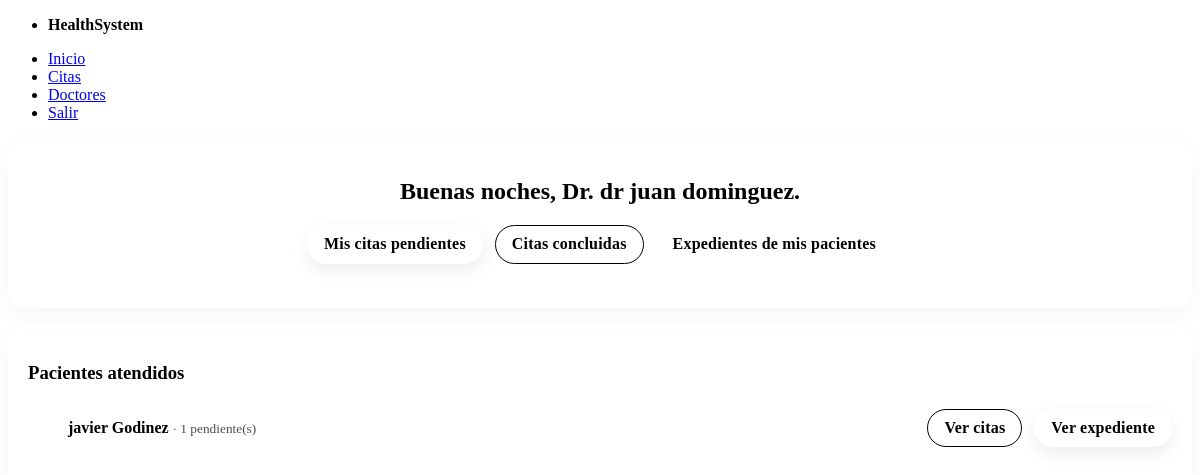
Before: / (signed in) with the older database file.
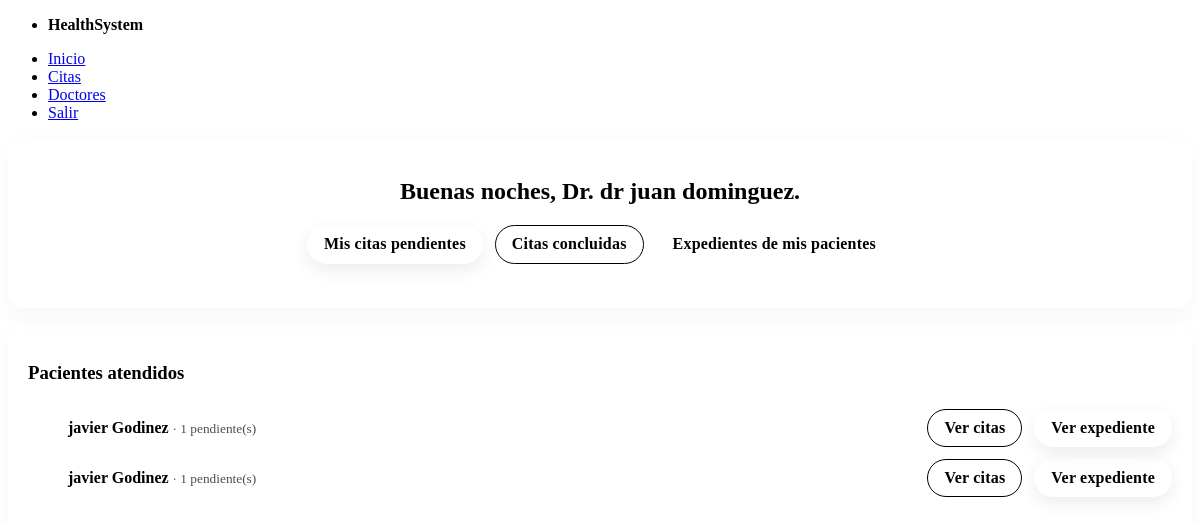
After: the same page with the newer database file.
### models.py (models this page shows, shortened)
class Usuario(Base, UserMixin):
    __tablename__ = "usuarios"
    id = Column(Integer, primary_key=True)
    nombre = Column(String, nullable=False)
    apellido = Column(String, nullable=False)
    email = Column(String, unique=True, index=True, nullable=False)
    password_hash = Column(String, nullable=False)
    tipo = Column(SAEnum(TipoUsuario), default=TipoUsuario.PACIENTE, nullable=False)
    medico = relationship("Medico", back_populates="usuario", uselist=False)
    expediente = relationship("Expediente", back_populates="paciente", uselist=False)

### app.py (the view)
@app.route("/")
@login_required
def dashboard():
    saludo = None
    doctor_nombre = None
    pacientes = []
    pending_counts = {}
    with get_db() as db:
        medico = None
        if current_user.tipo == TipoUsuario.MEDICO:
            medico = (
                db.query(Medico)
                .options(joinedload(Medico.usuario))
                .filter(Medico.usuario_id == current_user.id)
                .first()
            )
            if medico and medico.usuario:
                saludo = saludo_actual()
                doctor_nombre = f"Dr. {medico.usuario.nombre} {medico.usuario.apellido}"
            if medico:
                pacientes = (
                    db.query(Usuario)
                    .join(Cita, Cita.paciente_id == Usuario.id)
                    .filter(Cita.medico_id == medico.id)
                    .distinct()
                    .order_by(Usuario.apellido.asc(), Usuario.nombre.asc())
                    .all()
                )
                ahora = datetime.now()
                rows = (
                    db.query(Cita.paciente_id, func.count(Cita.id))
                    .filter(
                        Cita.medico_id == medico.id,
                        Cita.start_at >= ahora,
                        Cita.estado.in_([EstadoCita.PENDIENTE, EstadoCita.CONFIRMADA]),
                    )
                    .group_by(Cita.paciente_id)
                    .all()
                )
                pending_counts = {pid: cnt for (pid, cnt) in rows}
        base_query = db.query(Cita).options(
            joinedload(Cita.medico).joinedload(Medico.usuario),
            joinedload(Cita.paciente),
        )
        if current_user.tipo == TipoUsuario.MEDICO and medico:
            citas = base_query.filter(Cita.medico_id == medico.id).order_by(Cita.start_at.desc()).all()
        elif current_user.tipo == TipoUsuario.PACIENTE:
            citas = base_query.filter(Cita.paciente_id == current_user.id).order_by(Cita.start_at.desc()).all()
        else:
            citas = base_query.order_by(Cita.start_at.desc()).all()
    return render_template(
        "dashboard.html",
        citas=citas,
        TipoUsuario=TipoUsuario,
        EstadoCita=EstadoCita,
        saludo=saludo,
        doctor_nombre=doctor_nombre,
        pacientes=pacientes,
        pending_counts=pending_counts
    )

### app.py (called while the page is built)
@contextmanager
def get_db():
    db = SessionLocal()
    try:
        yield db
        db.commit()
    except Exception:
        db.rollback()
        raise
    finally:
        db.close()

@login_manager.user_loader
def load_user(user_id):
    with get_db() as db:
        return db.get(Usuario, int(user_id))

def saludo_actual():
    h = datetime.now().hour
    if 5 <= h <= 11:
        return "Buen día"
    elif 12 <= h <= 18:
        return "Buenas tardes"
    return "Buenas noches"

### templates/dashboard.html (shortened to what this page needs)
{% extends "_layout.html" %}
{% block content %}
{% if current_user.tipo == 'MEDICO' %}
  <section class="card">
    {% if saludo and doctor_nombre %}
      <h2 class="center">{{ saludo }}, {{ doctor_nombre }}.</h2>
    {% else %}
      <h2 class="center">Bienvenido(a) doctor(a).</h2>
    {% endif %}
    <div class="action-bar">
      <a class="btn btn-primary" href="{{ url_for('doctor_consultas') }}">Mis citas pendientes</a>
      <a class="btn btn-ghost" href="{{ url_for('doctor_concluidas') }}">Citas concluidas</a>
      <a class="btn btn-secondary" href="{{ url_for('doctor_expedientes') }}">Expedientes de mis pacientes</a>
    </div>
  </section>
  <section class="card" style="margin-top: 1rem;">
    <h3>Pacientes atendidos</h3>
    {% if pacientes|length == 0 %}
      <p class="center">Aún no tienes pacientes registrados por citas.</p>
    {% else %}
      <ul>
        {% for p in pacientes %}
          {% set pendientes = pending_counts.get(p.id, 0) %}
          <li style="display:flex; align-items:center; justify-content:space-between; gap:.5rem; flex-wrap:wrap; padding:.35rem 0;">
            <div>
              <strong>{{ p.nombre }} {{ p.apellido }}</strong>
              <small style="opacity:.7;"> · {% if pendientes > 0 %}{{ pendientes }} pendiente(s){% else %}Sin pendientes{% endif %}</small>
            </div>
            <div class="action-bar" style="margin:0;">
              <a class="btn btn-ghost" href="{{ url_for('doctor_consultas', paciente_id=p.id) }}">Ver citas</a>
              <a class="btn btn-primary" href="{{ url_for('expediente_view', paciente_id=p.id) }}">Ver expediente</a>
            </div>
          </li>
        {% endfor %}
      </ul>
    {% endif %}
  </section>
{% endif %}
{% endblock %}

Changed rows visible on the page:
added Usuario: nombre "javier", apellido "Godinez", pendientes "1"
